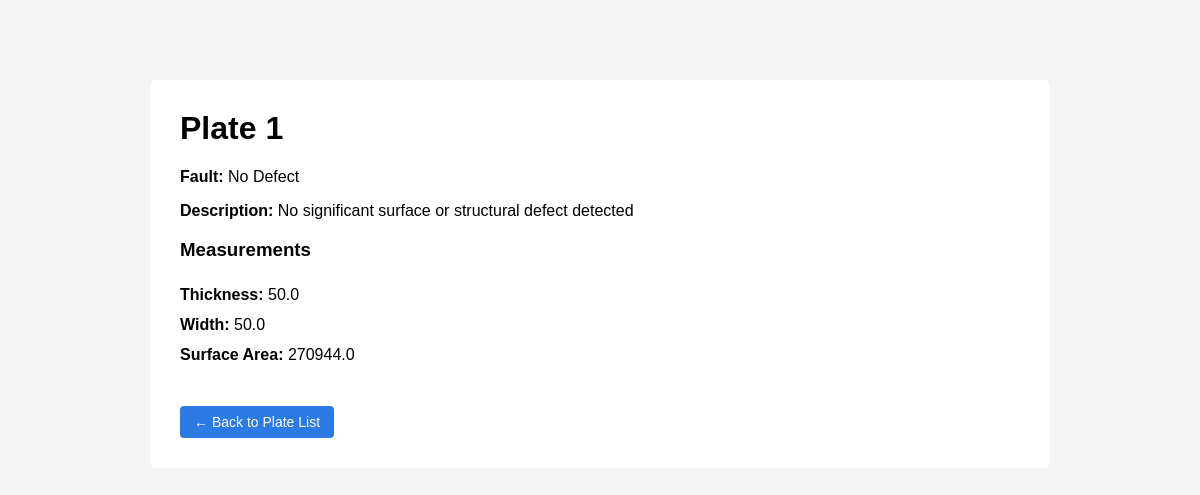
Page /plates/1 on the committed database.
### tables this page shows
CREATE TABLE plates_new (
    plate_id INTEGER PRIMARY KEY,
    fault_code TEXT,
    created_at TEXT DEFAULT CURRENT_TIMESTAMP
);

CREATE TABLE faults (
    fault_code TEXT PRIMARY KEY,
    fault_name TEXT,
    description TEXT
);

CREATE TABLE plate_measurements (
    id INTEGER PRIMARY KEY AUTOINCREMENT,
    plate_id INTEGER,
    thickness REAL,
    width REAL,
    surface_area REAL,
    FOREIGN KEY (plate_id) REFERENCES plates_new(plate_id)
);

### app.py (the view)
@app.route("/plates/<int:plate_id>")
def plate_detail(plate_id):
    conn = get_db_connection()
    cursor = conn.cursor()
    cursor.execute(
        """
        SELECT
            pn.plate_id,
            f.fault_name,
            f.description,
            m.thickness,
            m.width,
            m.surface_area
        FROM plates_new pn
        JOIN faults f ON pn.fault_code = f.fault_code
        JOIN plate_measurements m ON pn.plate_id = m.plate_id
        WHERE pn.plate_id = ?
        """,
        (plate_id,)
    )
    plate = cursor.fetchone()
    conn.close()
    if plate is None:
        return "Plate not found", 404
    return render_template("plate_detail.html", plate=plate)

### app.py (called while the page is built)
def get_db_connection():
    conn = sqlite3.connect("app.db")
    conn.row_factory = sqlite3.Row
    return conn

### templates/plate_detail.html (shortened to what this page needs)
<!DOCTYPE html>
<html>
<head>
</head>
<body>
    <div class="container">
        <h1>Plate {{ plate["plate_id"] }}</h1>
        <p><strong>Fault:</strong> {{ plate["fault_name"] }}</p>
        <p><strong>Description:</strong> {{ plate["description"] }}</p>
        <h3>Measurements</h3>
        <ul>
            <li><strong>Thickness:</strong> {{ plate["thickness"] }}</li>
            <li><strong>Width:</strong> {{ plate["width"] }}</li>
            <li><strong>Surface Area:</strong> {{ plate["surface_area"] }}</li>
        </ul>
        <a class="button" href="/plates">← Back to Plate List</a>
    </div>
</body>
</html>

### templates/plate_detail.html (style rules this page uses)
body { font-family: Arial, sans-serif; background-color: #f4f4f4; margin: 0; padding: 0; }
.container { width: 70%; margin: 80px auto; background: white; padding: 30px; border-radius: 6px; }
h1 { margin-top: 0; }
ul { list-style-type: none; padding-left: 0; }
li { padding: 6px 0; }
a.button { display: inline-block; margin-top: 20px; padding: 8px 14px; background: #2c7be5; color: white; text-decoration: none; border-radius: 4px; font-size: 14px; }

### rows in the picture
plates_new: plate_id "1"
faults: fault_name "No Defect", description "No significant surface or structural defect detected"
plate_measurements: thickness "50.0", width "50.0", surface_area "270944.0"
